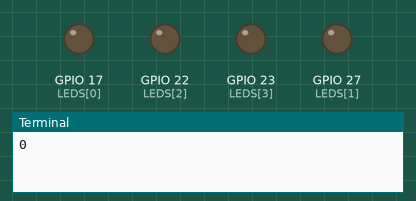
Simulated run of this program. Board: Raspberry Pi (BCM pin numbers). Parts: output pins drawn as LEDs (lit = HIGH), the last lines printed to the terminal.

Above: at 0.5 s.
At 2.5 s:
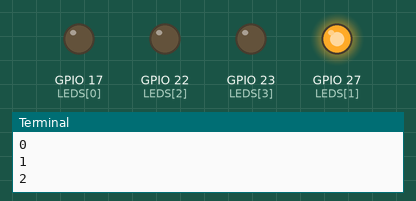
At 4.5 s:
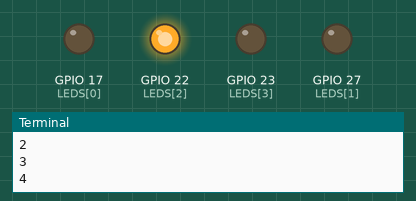
At 9.5 s:
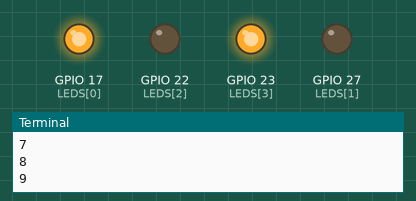
At 14.5 s:
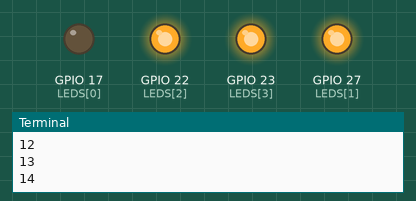
At 19.5 s:
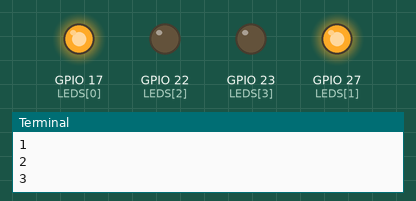
Timing chart, 0 to 20.8 s (numbered marks = the images above):
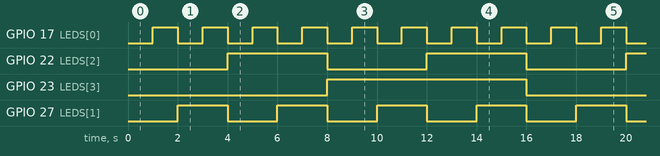

The program:

4led.py
```python
import RPi.GPIO as GPIO
import time

LEDS = [17, 27, 22, 23]

GPIO.setmode(GPIO.BCM)

for pin in LEDS:
    GPIO.setup(pin, GPIO.OUT)

try:

    while True:

        for number in range(16):

            for i in range(4):

                bit = (number >> i) & 1

                GPIO.output(LEDS[i], bit)

            print(number)

            time.sleep(1)

finally:

    GPIO.cleanup()
```

Measured:
- by itself, GPIO 17 (LEDS[0]): alternates HIGH for 1.0 s and LOW for 1.0 s
- by itself, GPIO 22 (LEDS[2]): alternates HIGH for 4.0 s and LOW for 4.0 s
- by itself, GPIO 23 (LEDS[3]): alternates HIGH for 8.0 s and LOW for 8.0 s
- by itself, GPIO 27 (LEDS[1]): alternates HIGH for 2.0 s and LOW for 2.0 s
